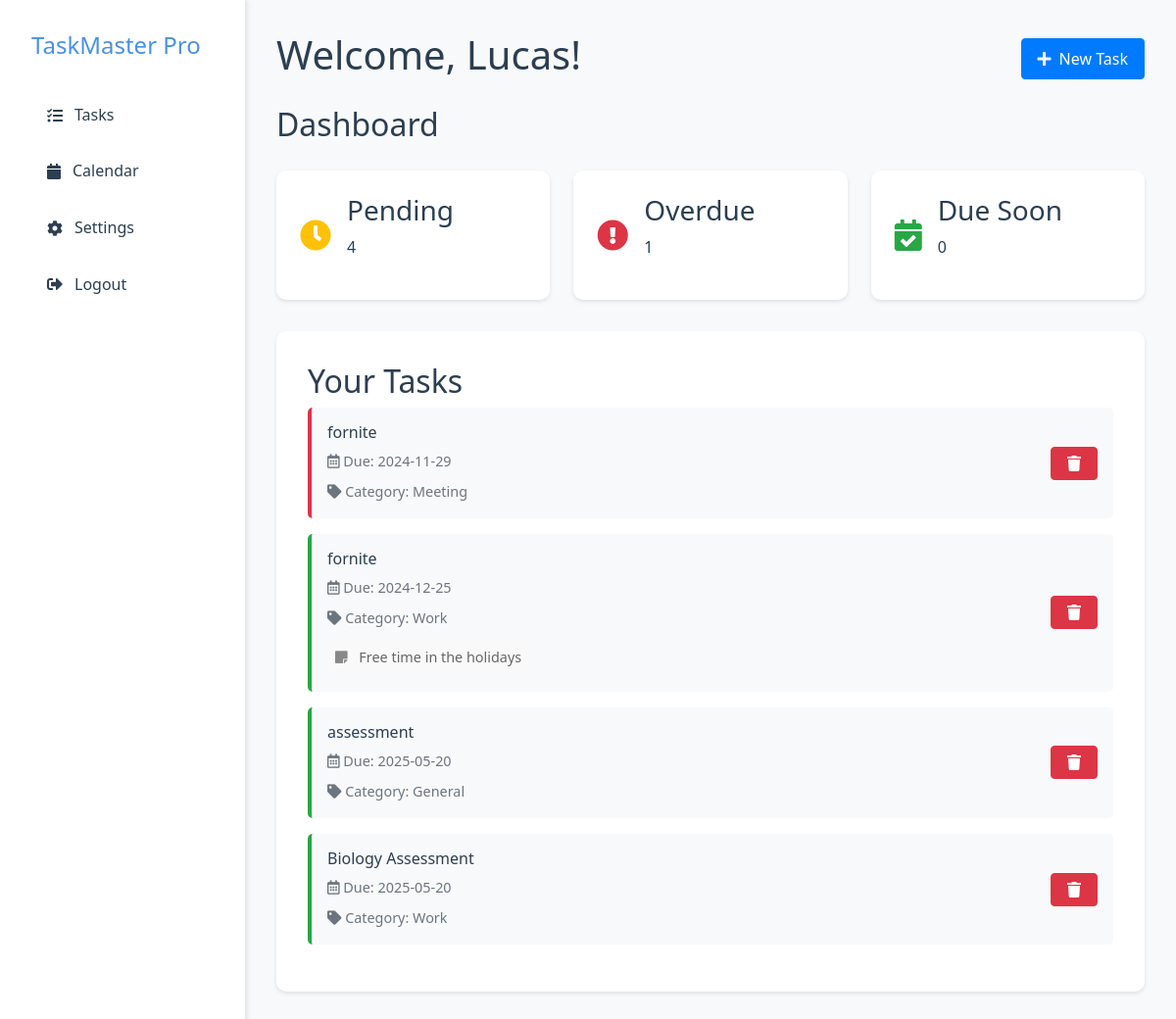
/dashboard (signed in), run on an earlier commit of the app's database.
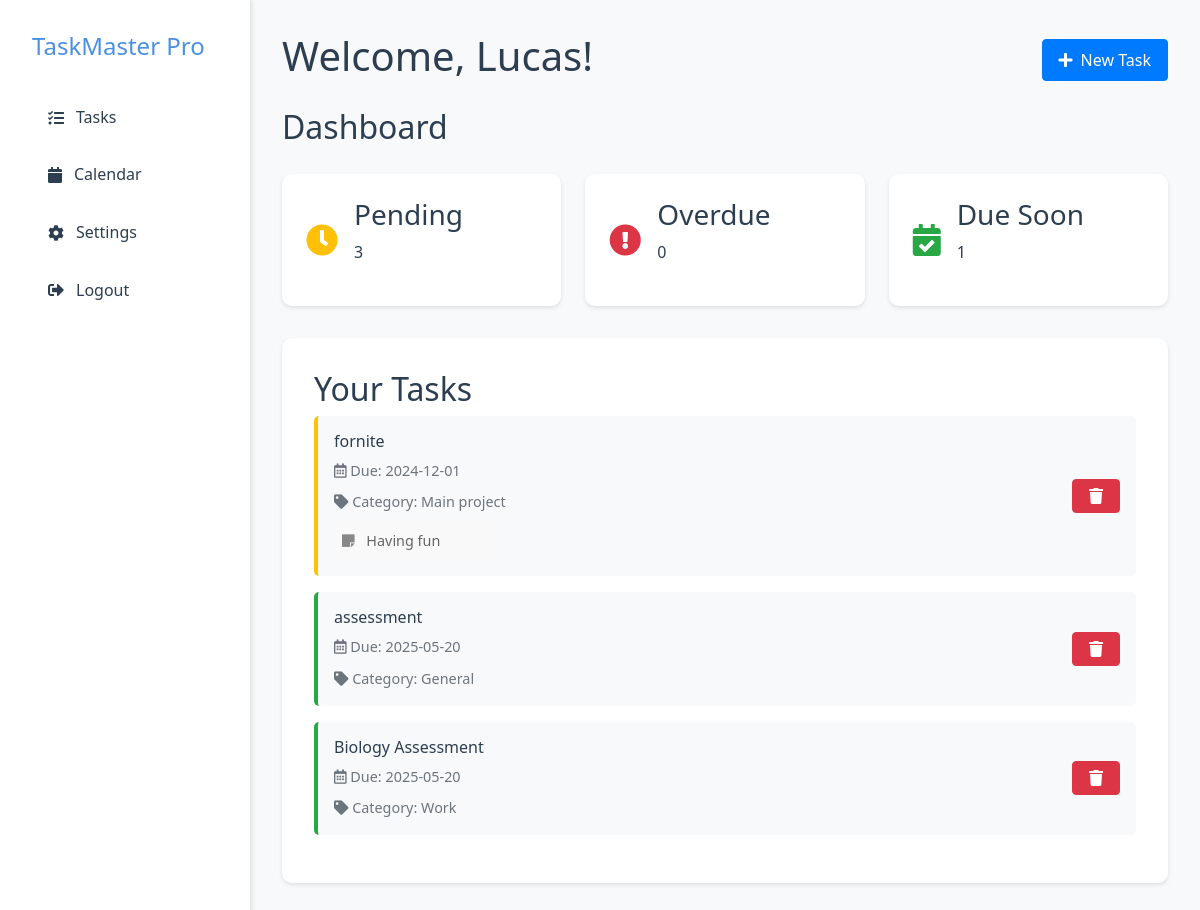
And on a later commit of the database.
### tables this page shows
CREATE TABLE todos (
                id INTEGER PRIMARY KEY AUTOINCREMENT,
                user_id INTEGER NOT NULL,
                task TEXT NOT NULL,
                due_date TEXT NOT NULL,
                done BOOLEAN NOT NULL DEFAULT 0, category_id INTEGER 
            REFERENCES categories(id), category TEXT DEFAULT 'General', notes TEXT DEFAULT '',
                FOREIGN KEY (user_id) REFERENCES users (id)
            );

### app.py (the view, shortened to what this page needs)
@app.route("/dashboard", methods=["GET", "POST"])
def dashboard():
    if 'user_id' not in session:
        flash("Please login first!", "error")
        return redirect(url_for("login"))
    conn = sqlite3.connect(DB_PATH)
    cursor = conn.cursor()
    cursor.execute("""
        SELECT id, task, due_date, category, notes
        FROM todos
        WHERE user_id = ?
        ORDER BY date(due_date) ASC
    """, (session['user_id'],))
    todos = cursor.fetchall()
    conn.close()
    todo_list = []
    for todo in todos:
        due_date = datetime.fromisoformat(todo[2])
        time_left = due_date - datetime.now()
        if time_left.total_seconds() < 0:
            color = "red"  # Overdue
        elif time_left <= timedelta(days=7):
            color = "yellow"  # Due soon
        else:
            color = "on-time"
        todo_list.append({
            "id": todo[0],
            "task": todo[1],
            "due_date": due_date.strftime("%Y-%m-%d"),
            "category": todo[3],
            "notes": todo[4],  # Add notes to the todo item
            "color": color
        })
    return render_template("dashboard.html", todo_list=todo_list)

### templates/dashboard.html (shortened to what this page needs)
<!DOCTYPE html>
<html lang="en">
<head>
    <link rel="stylesheet" href="{{ url_for('static', filename='css/style.css') }}">
    <link rel="stylesheet" href="https://cdnjs.cloudflare.com/ajax/libs/font-awesome/5.15.4/css/all.min.css">
</head>
<body class="dashboard-body">
    <div class="dashboard-container">
        <aside class="sidebar">
            <div class="sidebar-header">
                <h2 class="logo">TaskMaster Pro</h2>
            </div>
            <nav class="sidebar-nav">
                <a href="{{ url_for('dashboard') }}" class="nav-item {% if active_page == 'tasks' %}active{% endif %}">
                    <i class="fas fa-tasks"></i> Tasks
                </a>
                <a href="{{ url_for('calendar_view') }}" class="nav-item {% if active_page == 'calendar' %}active{% endif %}">
                    <i class="fas fa-calendar"></i> Calendar
                </a>
                <a href="{{ url_for('settings') }}" class="nav-item {% if active_page == 'settings' %}active{% endif %}">
                    <i class="fas fa-cog"></i> Settings
                </a>
                <a href="{{ url_for('logout') }}" class="nav-item">
                    <i class="fas fa-sign-out-alt"></i> Logout
                </a>
            </nav>
        </aside>
        <main class="main-content">
            <header class="dashboard-header">
                <h1>Welcome, {{ session['username'] }}!</h1>
                <div class="header-actions">
                    <button class="btn btn-primary" onclick="document.getElementById('addTaskModal').style.display='block'">
                        <i class="fas fa-plus"></i> New Task
                    </button>
                </div>
            </header>
            <div class="dashboard-header">
                <h2>Dashboard</h2>
            </div>
            <div class="task-summary">
                <div class="summary-card">
                    <i class="fas fa-clock text-warning"></i>
                    <div class="summary-info">
                        <h3>Pending</h3>
                        <p>{{ todo_list|length }}</p>
                    </div>
                </div>
                <div class="summary-card">
                    <i class="fas fa-exclamation-circle text-danger"></i>
                    <div class="summary-info">
                        <h3>Overdue</h3>
                        <p>{{ todo_list|selectattr('color', 'equalto', 'red')|list|length }}</p>
                    </div>
                </div>
                <div class="summary-card">
                    <i class="fas fa-calendar-check text-success"></i>
                    <div class="summary-info">
                        <h3>Due Soon</h3>
                        <p>{{ todo_list|selectattr('color', 'equalto', 'yellow')|list|length }}</p>
                    </div>
                </div>
            </div>
            <div class="task-list">
                <h2>Your Tasks</h2>
                {% if todo_list %}
                    {% for todo in todo_list %}
                    <div class="task-card status-{{ todo.color }}">
                        <div class="task-content">
                            <h3>{{ todo.task }}</h3>
                            <p><i class="far fa-calendar-alt"></i> Due: {{ todo.due_date }}</p>
                            <p><i class="fas fa-tag"></i> Category: {{ todo.category }}</p>
                            {% if todo.notes %}
                            <div class="task-notes">
                                <i class="fas fa-sticky-note"></i>
                                <span>{{ todo.notes }}</span>
                            </div>
                            {% endif %}
                        </div>
                        <div class="task-actions">
                            <a href="{{ url_for('delete_task', task_id=todo.id) }}" class="btn btn-danger btn-sm">
                                <i class="fas fa-trash"></i>
                            </a>
                        </div>
                    </div>
                    {% endfor %}
                {% else %}
                    <div class="empty-state">
                        <i class="fas fa-clipboard-list"></i>
                        <p>No tasks yet. Add your first task to get started!</p>
                    </div>
                {% endif %}
            </div>
        </main>
    </div>
</body>
</html>

### static/css/style.css (style rules this page uses)
:root { --primary-color: #4a90e2; --secondary-color: #2c3e50; --background-color: #f5f6fa; --text-color: #2c3e50; --spacing: 2rem; }
* { margin: 0; padding: 0; box-sizing: border-box; }
body { font-family: 'Segoe UI', system-ui, sans-serif; line-height: 1.6; color: var(--text-color); background-color: var(--background-color); }
.logo { font-size: 1.5rem; color: var(--primary-color); }
.btn { padding: 0.5rem 1.5rem; border-radius: 5px; text-decoration: none; font-weight: 500; transition: all 0.3s ease; }
.btn-primary { background: var(--primary-color); color: white; }
.dashboard-body { background-color: #f8f9fa; height: 100vh; overflow: hidden; }
.dashboard-container { display: flex; height: 100vh; }
.sidebar { width: 250px; background: white; box-shadow: 2px 0 5px rgba(0,0,0,0.1); padding: 2rem; }
.sidebar-header { margin-bottom: 2rem; }
.nav-item { display: flex; align-items: center; padding: 0.75rem 1rem; color: var(--secondary-color); text-decoration: none; border-radius: 5px; margin-bottom: 0.5rem; }
.nav-item i { margin-right: 0.75rem; }
.main-content { flex: 1; padding: 2rem; overflow-y: auto; }
.dashboard-header { display: flex; justify-content: space-between; align-items: center; margin-bottom: 2rem; }
.task-summary { display: grid; grid-template-columns: repeat(auto-fit, minmax(200px, 1fr)); gap: 1.5rem; margin-bottom: 2rem; }
.summary-card { background: white; padding: 1.5rem; border-radius: 10px; display: flex; align-items: center; box-shadow: 0 2px 4px rgba(0,0,0,0.1); }
.summary-card i { font-size: 2rem; margin-right: 1rem; }
.text-warning { color: #ffc107; }
.text-danger { color: #dc3545; }
.text-success { color: #28a745; }
.task-list { background: white; padding: 2rem; border-radius: 10px; box-shadow: 0 2px 4px rgba(0,0,0,0.1); }
.task-card { display: flex; justify-content: space-between; align-items: center; padding: 1rem; border-radius: 5px; margin-bottom: 1rem; background: #f8f9fa; border-left: 4px solid #ddd; }
.status-yellow { border-left-color: #ffc107; }
.status-on-time { border-left-color: #28a745; }
.task-content h3 { margin: 0; font-size: 1rem; }
.task-content p { margin: 0.5rem 0 0; color: #6c757d; font-size: 0.9rem; }
.btn-sm { padding: 0.25rem 0.5rem; font-size: 0.875rem; }
.btn-danger { background: #dc3545; color: white; }

### templates/dashboard.html (style rules this page uses)
.dashboard-header { display: flex; justify-content: space-between; align-items: center; margin-bottom: 20px; }
.btn { padding: 8px 16px; text-decoration: none; border-radius: 4px; display: inline-flex; align-items: center; gap: 0.5rem; }
.btn-primary { background-color: #007bff; color: white; }
.btn-danger { background-color: #dc3545; color: white; }
.btn i { font-size: 1rem; }
.task-notes { margin-top: 0.5rem; font-size: 0.9em; color: #666; padding: 0.5rem; background-color: #f9f9f9; border-radius: 4px; }
.task-notes i { margin-right: 0.5rem; color: #888; }

What changed in the data, as far as the page shows it:
removed todos: task "fornite", due_date "2024-11-29", category "Meeting"
removed todos: task "fornite", due_date "2024-12-25", category "Work", notes "Free time in the holidays"
added todos: task "fornite", due_date "2024-12-01", category "Main project", notes "Having fun"
Also different on the page:
{{ todo_list|length }}: "4" → "3"
{{ todo_list|selectattr('color', 'equalto', 'red')|list|length }}: "1" → "0"
{{ todo_list|selectattr('color', 'equalto', 'yellow')|list|length }}: "0" → "1"
